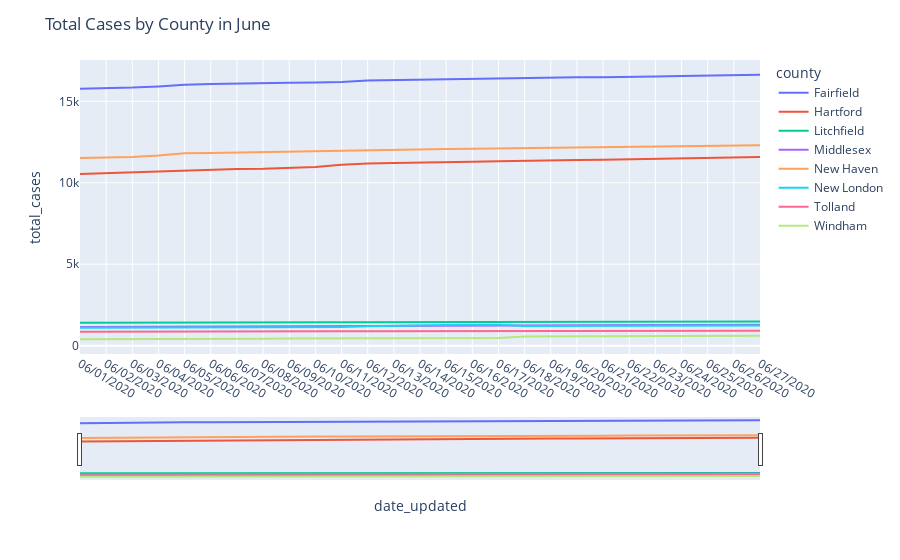

Source (notebook cell):
### Code cell
juneplus = ctcovid[ctcovid['date_updated'] >= '06/01/2020']

fig = go.Figure()
fig = px.line(juneplus, x='date_updated', y='total_cases', 
        color='county',
        line_group='county',
        hover_name='county')
fig.update_layout(title='Total Cases by County in June' , showlegend=True)
fig.update_xaxes(rangeslider_visible=True)
fig.show()

### Figure 1 — Plotly figure (JSON) as saved in the notebook; plotly's stock layout.template omitted (floating-point values rounded to 4 significant figures)
{"data": [{"hovertemplate": "<b>%{hovertext}</b><br><br>county=Fairfield<br>date_updated=%{x}<br>total_cases=%{y}<extra></extra>", "hovertext": ["Fairfield", "Fairfield", "Fairfield", "Fairfield", "Fairfield", "Fairfield", "Fairfield", "Fairfield", "Fairfield", "Fairfield", "Fairfield", "Fairfield", "Fairfield", "Fairfield", "Fairfield", "Fairfield", "Fairfield", "Fairfield", "Fairfield", "Fairfield", "Fairfield", "Fairfield", "Fairfield", "Fairfield", "Fairfield", "Fairfield", "Fairfield"], "legendgroup": "Fairfield", "line": {"color": "#636efa", "dash": "solid"}, "mode": "lines", "name": "Fairfield", "orientation": "v", "showlegend": true, "type": "scatter", "x": ["06/01/2020", "06/02/2020", "06/03/2020", "06/04/2020", "06/05/2020", "06/06/2020", "06/07/2020", "06/08/2020", "06/09/2020", "06/10/2020", "06/11/2020", "06/12/2020", "06/13/2020", "06/14/2020", "06/15/2020", "06/16/2020", "06/17/2020", "06/18/2020", "06/19/2020", "06/20/2020", "06/21/2020", "06/22/2020", "06/23/2020", "06/24/2020", "06/25/2020", "06/26/2020", "06/27/2020"], "xaxis": "x", "y": [15776, 15789, 15843, 15914, 16020, 16056, 16092, 16108, 16134, 16155, 16178, 16277, 16306, 16338, 16359, 16381, 16398, 16425, 16469, 16475, 16483, 16522, 16527, 16547, 16564, 16606, 16633], "yaxis": "y"}, {"hovertemplate": "<b>%{hovertext}</b><br><br>county=Hartford<br>date_updated=%{x}<br>total_cases=%{y}<extra></extra>", "hovertext": ["Hartford", "Hartford", "Hartford", "Hartford", "Hartford", "Hartford", "Hartford", "Hartford", "Hartford", "Hartford", "Hartford", "Hartford", "Hartford", "Hartford", "Hartford", "Hartford", "Hartford", "Hartford", "Hartford", "Hartford", "Hartford", "Hartford", "Hartford", "Hartford", "Hartford", "Hartford", "Hartford"], "legendgroup": "Hartford", "line": {"color": "#EF553B", "dash": "solid"}, "mode": "lines", "name": "Hartford", "orientation": "v", "showlegend": true, "type": "scatter", "x": ["06/01/2020", "06/02/2020", "06/03/2020", "06/04/2020", "06/05/2020", "06/06/2020", "06/07/2020", "06/08/2020", "06/09/2020", "06/10/2020", "06/11/2020", "06/12/2020", "06/13/2020", "06/14/2020", "06/15/2020", "06/16/2020", "06/17/2020", "06/18/2020", "06/19/2020", "06/20/2020", "06/21/2020", "06/22/2020", "06/23/2020", "06/24/2020", "06/25/2020", "06/26/2020", "06/27/2020"], "xaxis": "x", "y": [10536, 10593, 10636, 10677, 10747, 10809, 10844, 10859, 10924, 10967, 11103, 11189, 11218, 11231, 11261, 11284, 11322, 11358, 11392, 11405, 11414, 11443, 11450, 11483, 11511, 11558, 11587], "yaxis": "y"}, {"hovertemplate": "<b>%{hovertext}</b><br><br>county=Litchfield<br>date_updated=%{x}<br>total_cases=%{y}<extra></extra>", "hovertext": ["Litchfield", "Litchfield", "Litchfield", "Litchfield", "Litchfield", "Litchfield", "Litchfield", "Litchfield", "Litchfield", "Litchfield", "Litchfield", "Litchfield", "Litchfield", "Litchfield", "Litchfield", "Litchfield", "Litchfield", "Litchfield", "Litchfield", "Litchfield", "Litchfield", "Litchfield", "Litchfield", "Litchfield", "Litchfield", "Litchfield", "Litchfield"], "legendgroup": "Litchfield", "line": {"color": "#00cc96", "dash": "solid"}, "mode": "lines", "name": "Litchfield", "orientation": "v", "showlegend": true, "type": "scatter", "x": ["06/01/2020", "06/02/2020", "06/03/2020", "06/04/2020", "06/05/2020", "06/06/2020", "06/07/2020", "06/08/2020", "06/09/2020", "06/10/2020", "06/11/2020", "06/12/2020", "06/13/2020", "06/14/2020", "06/15/2020", "06/16/2020", "06/17/2020", "06/18/2020", "06/19/2020", "06/20/2020", "06/21/2020", "06/22/2020", "06/23/2020", "06/24/2020", "06/25/2020", "06/26/2020", "06/27/2020"], "xaxis": "x", "y": [1402, 1404, 1406, 1409, 1413, 1419, 1426, 1432, 1430, 1435, 1435, 1439, 1442, 1441, 1443, 1444, 1447, 1448, 1467, 1467, 1467, 1469, 1469, 1469, 1471, 1482, 1482], "yaxis": "y"}, {"hovertemplate": "<b>%{hovertext}</b><br><br>county=Middlesex<br>date_updated=%{x}<br>total_cases=%{y}<extra></extra>", "hovertext": ["Middlesex", "Middlesex", "Middlesex", "Middlesex", "Middlesex", "Middlesex", "Middlesex", "Middlesex", "Middlesex", "Middlesex", "Middlesex", "Middlesex", "Middlesex", "Middlesex", "Middlesex", "Middlesex", "Middlesex", "Middlesex", "Middlesex", "Middlesex", "Middlesex", "Middlesex", "Middlesex", "Middlesex", "Middlesex", "Middlesex", "Middlesex"], "legendgroup": "Middlesex", "line": {"color": "#ab63fa", "dash": "solid"}, "mode": "lines", "name": "Middlesex", "orientation": "v", "showlegend": true, "type": "scatter", "x": ["06/01/2020", "06/02/2020", "06/03/2020", "06/04/2020", "06/05/2020", "06/06/2020", "06/07/2020", "06/08/2020", "06/09/2020", "06/10/2020", "06/11/2020", "06/12/2020", "06/13/2020", "06/14/2020", "06/15/2020", "06/16/2020", "06/17/2020", "06/18/2020", "06/19/2020", "06/20/2020", "06/21/2020", "06/22/2020", "06/23/2020", "06/24/2020", "06/25/2020", "06/26/2020", "06/27/2020"], "xaxis": "x", "y": [1154, 1161, 1171, 1170, 1174, 1185, 1187, 1194, 1199, 1210, 1216, 1223, 1229, 1233, 1235, 1241, 1246, 1254, 1258, 1259, 1259, 1272, 1273, 1277, 1282, 1287, 1292], "yaxis": "y"}, {"hovertemplate": "<b>%{hovertext}</b><br><br>county=New Haven<br>date_updated=%{x}<br>total_cases=%{y}<extra></extra>", "hovertext": ["New Haven", "New Haven", "New Haven", "New Haven", "New Haven", "New Haven", "New Haven", "New Haven", "New Haven", "New Haven", "New Haven", "New Haven", "New Haven", "New Haven", "New Haven", "New Haven", "New Haven", "New Haven", "New Haven", "New Haven", "New Haven", "New Haven", "New Haven", "New Haven", "New Haven", "New Haven", "New Haven"], "legendgroup": "New Haven", "line": {"color": "#FFA15A", "dash": "solid"}, "mode": "lines", "name": "New Haven", "orientation": "v", "showlegend": true, "type": "scatter", "x": ["06/01/2020", "06/02/2020", "06/03/2020", "06/04/2020", "06/05/2020", "06/06/2020", "06/07/2020", "06/08/2020", "06/09/2020", "06/10/2020", "06/11/2020", "06/12/2020", "06/13/2020", "06/14/2020", "06/15/2020", "06/16/2020", "06/17/2020", "06/18/2020", "06/19/2020", "06/20/2020", "06/21/2020", "06/22/2020", "06/23/2020", "06/24/2020", "06/25/2020", "06/26/2020", "06/27/2020"], "xaxis": "x", "y": [11525, 11548, 11582, 11673, 11817, 11828, 11860, 11875, 11911, 11930, 11979, 12021, 12034, 12055, 12078, 12089, 12105, 12136, 12174, 12185, 12196, 12225, 12227, 12245, 12254, 12275, 12299], "yaxis": "y"}, {"hovertemplate": "<b>%{hovertext}</b><br><br>county=New London<br>date_updated=%{x}<br>total_cases=%{y}<extra></extra>", "hovertext": ["New London", "New London", "New London", "New London", "New London", "New London", "New London", "New London", "New London", "New London", "New London", "New London", "New London", "New London", "New London", "New London", "New London", "New London", "New London", "New London", "New London", "New London", "New London", "New London", "New London", "New London", "New London"], "legendgroup": "New London", "line": {"color": "#19d3f3", "dash": "solid"}, "mode": "lines", "name": "New London", "orientation": "v", "showlegend": true, "type": "scatter", "x": ["06/01/2020", "06/02/2020", "06/03/2020", "06/04/2020", "06/05/2020", "06/06/2020", "06/07/2020", "06/08/2020", "06/09/2020", "06/10/2020", "06/11/2020", "06/12/2020", "06/13/2020", "06/14/2020", "06/15/2020", "06/16/2020", "06/17/2020", "06/18/2020", "06/19/2020", "06/20/2020", "06/21/2020", "06/22/2020", "06/23/2020", "06/24/2020", "06/25/2020", "06/26/2020", "06/27/2020"], "xaxis": "x", "y": [1094, 1100, 1104, 1108, 1112, 1119, 1120, 1122, 1130, 1147, 1150, 1198, 1236, 1240, 1276, 1285, 1288, 1203, 1209, 1217, 1214, 1221, 1221, 1219, 1223, 1241, 1244], "yaxis": "y"}, {"hovertemplate": "<b>%{hovertext}</b><br><br>county=Tolland<br>date_updated=%{x}<br>total_cases=%{y}<extra></extra>", "hovertext": ["Tolland", "Tolland", "Tolland", "Tolland", "Tolland", "Tolland", "Tolland", "Tolland", "Tolland", "Tolland", "Tolland", "Tolland", "Tolland", "Tolland", "Tolland", "Tolland", "Tolland", "Tolland", "Tolland", "Tolland", "Tolland", "Tolland", "Tolland", "Tolland", "Tolland", "Tolland", "Tolland"], "legendgroup": "Tolland", "line": {"color": "#FF6692", "dash": "solid"}, "mode": "lines", "name": "Tolland", "orientation": "v", "showlegend": true, "type": "scatter", "x": ["06/01/2020", "06/02/2020", "06/03/2020", "06/04/2020", "06/05/2020", "06/06/2020", "06/07/2020", "06/08/2020", "06/09/2020", "06/10/2020", "06/11/2020", "06/12/2020", "06/13/2020", "06/14/2020", "06/15/2020", "06/16/2020", "06/17/2020", "06/18/2020", "06/19/2020", "06/20/2020", "06/21/2020", "06/22/2020", "06/23/2020", "06/24/2020", "06/25/2020", "06/26/2020", "06/27/2020"], "xaxis": "x", "y": [848, 856, 859, 859, 864, 864, 863, 873, 878, 883, 886, 885, 888, 888, 888, 889, 892, 893, 895, 895, 895, 898, 898, 899, 904, 906, 910], "yaxis": "y"}, {"hovertemplate": "<b>%{hovertext}</b><br><br>county=Windham<br>date_updated=%{x}<br>total_cases=%{y}<extra></extra>", "hovertext": ["Windham", "Windham", "Windham", "Windham", "Windham", "Windham", "Windham", "Windham", "Windham", "Windham", "Windham", "Windham", "Windham", "Windham", "Windham", "Windham", "Windham", "Windham", "Windham", "Windham", "Windham", "Windham", "Windham", "Windham", "Windham", "Windham", "Windham"], "legendgroup": "Windham", "line": {"color": "#B6E880", "dash": "solid"}, "mode": "lines", "name": "Windham", "orientation": "v", "showlegend": true, "type": "scatter", "x": ["06/01/2020", "06/02/2020", "06/03/2020", "06/04/2020", "06/05/2020", "06/06/2020", "06/07/2020", "06/08/2020", "06/09/2020", "06/10/2020", "06/11/2020", "06/12/2020", "06/13/2020", "06/14/2020", "06/15/2020", "06/16/2020", "06/17/2020", "06/18/2020", "06/19/2020", "06/20/2020", "06/21/2020", "06/22/2020", "06/23/2020", "06/24/2020", "06/25/2020", "06/26/2020", "06/27/2020"], "xaxis": "x", "y": [393, 392, 397, 405, 416, 420, 428, 430, 437, 441, 453, 463, 465, 467, 469, 471, 472, 567, 575, 579, 584, 587, 588, 595, 598, 599, 605], "yaxis": "y"}], "layout": {"legend": {"title": {"text": "county"}, "tracegroupgap": 0}, "margin": {"t": 60}, "showlegend": true, "title": {"text": "Total Cases by County in June"}, "xaxis": {"anchor": "y", "domain": [0, 1], "rangeslider": {"visible": true}, "title": {"text": "date_updated"}}, "yaxis": {"anchor": "x", "domain": [0, 1], "title": {"text": "total_cases"}}}}
